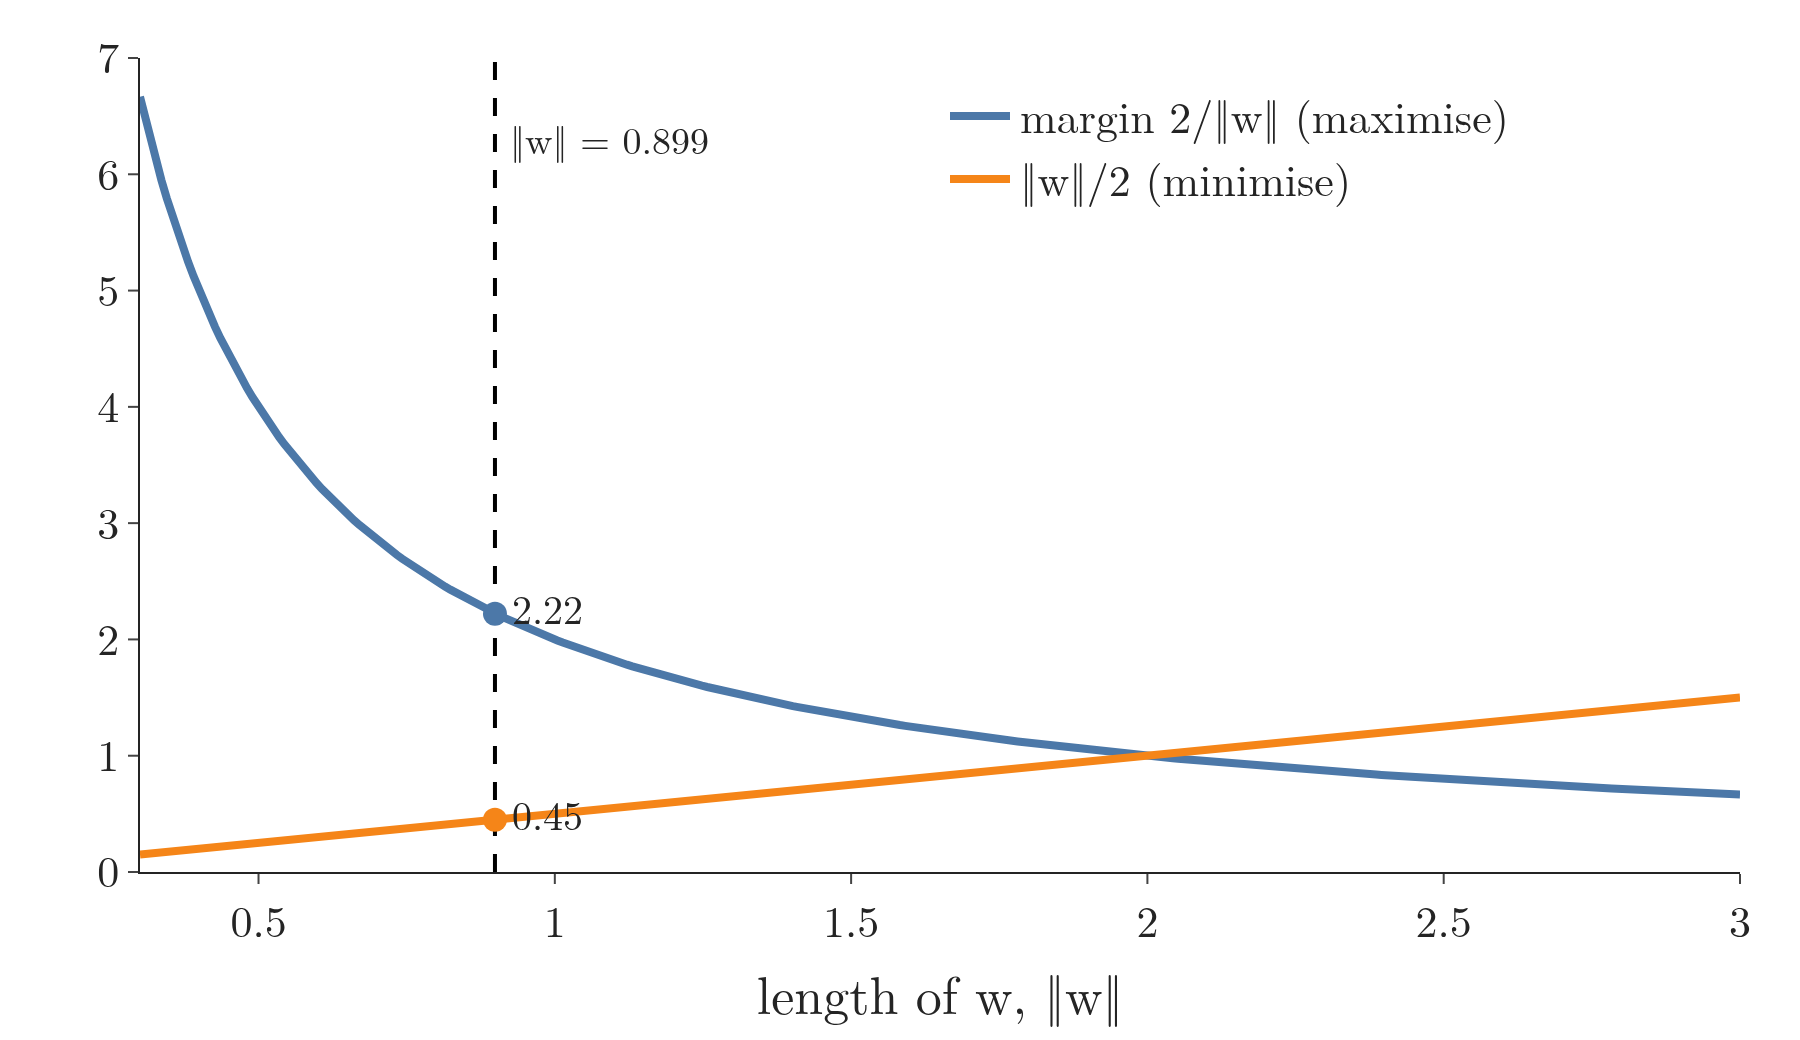

Python code for this plot:
"""Maximising 2/||w|| is minimising ||w||/2 (Plotly): both curves against ||w||. The margin 2/||w|| falls as ||w||
grows and the term ||w||/2 rises, so the smallest feasible ||w|| is best for both. Marked: ||w|| = 0.899, the SVM of
the intuition Note, with margin 2.22 and term 0.45."""
from pathlib import Path
import numpy as np
import plotly.graph_objects as go
from gifkit import BLUE, FONT, ORANGE

here = Path(__file__).parent
n = np.linspace(0.3, 3, 300)
assert round(2 / 0.899, 2) == 2.22 and round(0.899 / 2, 2) == 0.45
fig = go.Figure([go.Scatter(x=n, y=2 / n, mode="lines", line=dict(color=BLUE, width=4), name="margin 2/‖w‖ (maximise)"),
                 go.Scatter(x=n, y=n / 2, mode="lines", line=dict(color=ORANGE, width=4), name="‖w‖/2 (minimise)")])
fig.add_scatter(x=[0.899, 0.899], y=[0, 7], mode="lines", line=dict(color="black", dash="dash", width=2), showlegend=False)
fig.add_scatter(x=[0.899, 0.899], y=[2.22, 0.45], mode="markers+text", text=["2.22", "0.45"], textposition="middle right",
                textfont=dict(size=20), marker=dict(size=12, color=[BLUE, ORANGE]), showlegend=False)
fig.add_annotation(x=0.899, y=6.3, text="‖w‖ = 0.899", showarrow=False, xanchor="left", xshift=6, font=dict(size=19))
fig.update_layout(template="simple_white", width=900, height=520, font=FONT,
                  xaxis=dict(title="length of w, ‖w‖"), yaxis=dict(range=[0, 7]), legend=dict(x=0.5, y=0.98),
                  margin=dict(l=70, r=30, t=20, b=70))
fig.write_image(here / "max_min.png", scale=2)
